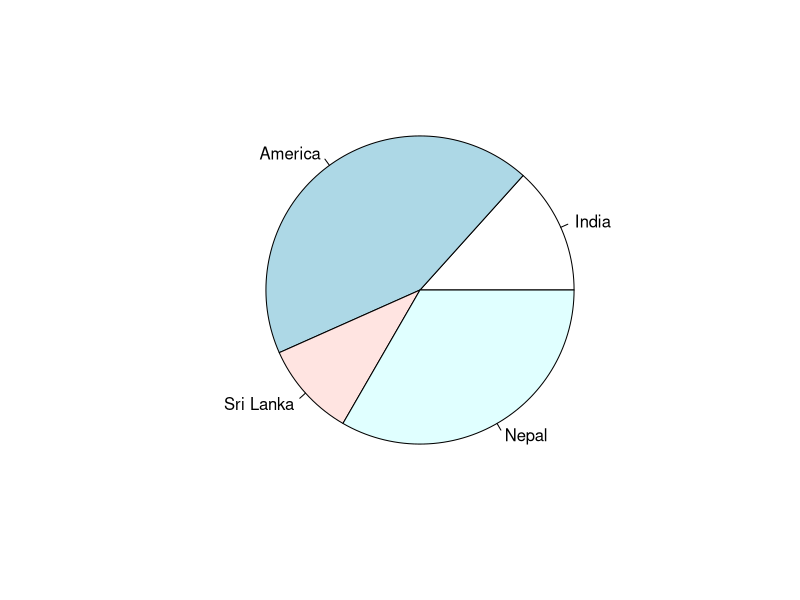

The R script that drew this image:
x <- c(20, 65, 15, 50)
labels <- c("India", "America", "Sri Lanka", "Nepal")  # Corrected spelling of "Sri Lanka"
# Giving the chart file a name.
png(file = "Country5.png")  # Changed file extension to .png
# Plotting the chart.
pie(x, labels)
# Saving the file.
dev.off()


